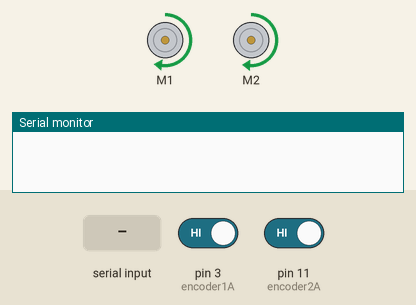
Recording of a sketch running on a simulated Arduino Uno, built with avr-gcc and run on an emulated ATmega328P. Shown: 2 × DC motor (green arrow = forward, orange = backward, longer = faster), the last lines printed to the serial monitor. The inputs (shaded band) are chosen by the test bench; at power-on: pin 3 (encoder1A) HIGH, pin 11 (encoder2A) HIGH.

Above: at 3.2 s.
3.3 s: "w" received over Serial
At 3.9 s:
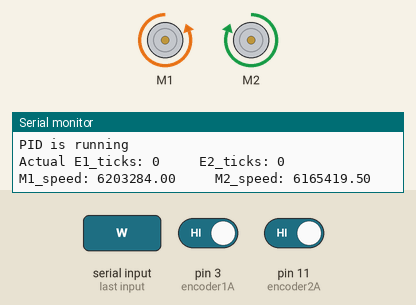
6.3 s: "a" received over Serial
At 7.0 s:
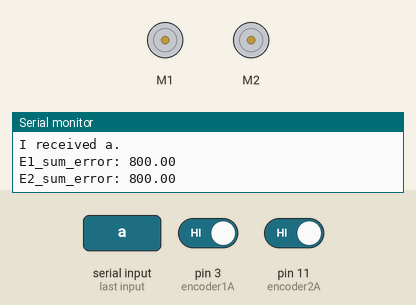
8.0 s: "w" received over Serial
At 12.7 s:
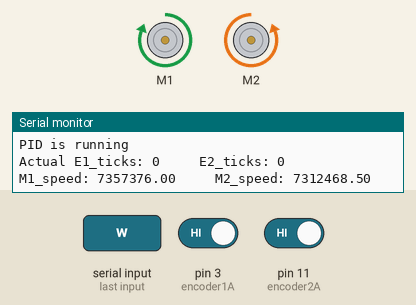
Timing chart, 0 to 16.6 s (numbered marks = the images above; inputs shaded):
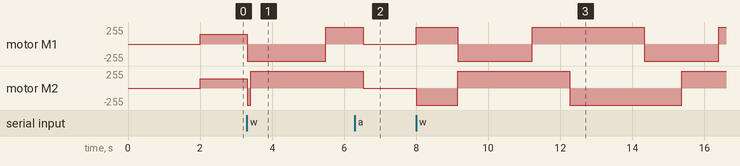

The sketch:

PID_v1.3.ino
```cpp
#include "DualVNH5019MotorShield.h"
#include "EnableInterrupt.h"

DualVNH5019MotorShield md;

//Motor 1
#define encoder1A 3
#define encoder1B 5

//Motor 2
#define encoder2A 11
#define encoder2B 13

#define SAMPLETIME 1 //in seconds how often is read
/*-----Ticks Variable-----*/
volatile long E1_ticks = 0;
volatile long E2_ticks = 0;

/*-----Check Ticks Variables-----*/
double E1_ticks_moved = 0;
double E2_ticks_moved = 0;
double ticks_to_move = 0;

/*-----Motor Speed Variables-----*/
double M1_speed = 0;
double M2_speed = 0;
double M1_ticks_PID = 0;
double M2_ticks_PID = 0;

/*-----PID Variables-----*/
double M1_setpoint_ticks = 0;
double M2_setpoint_ticks = 0;
double E1_error_ticks = 0;
double E2_error_ticks = 0;
double E1_prev_error = 0;
double E2_prev_error = 0;
double E1_sum_error = 0; //16919;
double E2_sum_error = 0; //17198;
double KP = 0.2;
double KD = 0.01;
double KI = 0.005;

double targetRPM = 70;

bool flag = false;

void setup()
{
  Serial.begin(9600);
  md.init();

  pinMode(encoder1A, INPUT);
  pinMode(encoder1B, INPUT);
  pulseIn(encoder1A, HIGH);

  pinMode(encoder2A, INPUT);
  pinMode(encoder2B, INPUT);
  pulseIn(encoder2A, HIGH);

  //md.setSpeeds(200, 200);
  md.setSpeeds(RPMtoSpeedM1(targetRPM),RPMtoSpeedM2(targetRPM));
  enableInterrupt(encoder1A, E1_ticks_increment, RISING);
  enableInterrupt(encoder2A, E2_ticks_increment, RISING);

}

void loop ()
{

  while(Serial.available())
  {
    char command;
    command = Serial.read();
    if(command == 'w')
    {
      Serial.println("I received w.");
      moveforward();
      flag = true;
    }
    if(command == 'a')
    {
      Serial.println("I received a.");
      Serial.print("E1_sum_error: ");
      Serial.println(E1_sum_error);
      Serial.print("E2_sum_error: ");
      Serial.println(E2_sum_error);
      md.setBrakes(400, 400);
      flag = false;
    }
  }


  if(flag == true){
      PIDController();
      delay(SAMPLETIME*1000); //get called every 1 seconds
  }
}

void moveforward()
{
  M1_setpoint_ticks = 200;
  M2_setpoint_ticks = 200;

  //Probably redundant
  ticks_to_move = 1000;
  if(E1_ticks_moved > ticks_to_move || E2_ticks_moved > ticks_to_move)
  {
    Serial.println("Braking");
    md.setBrakes(400, 400);
    delay(100);
  }

  PIDController();
}


/*-----PID-----*/
//https://projects.raspberrypi.org/en/projects/robotPID/5
void PIDController()
{
  Serial.println("PID is running");
  Serial.print("Actual E1_ticks: ");
  Serial.print(E1_ticks);
  Serial.print("     E2_ticks: ");
  Serial.println(E2_ticks);

  E1_error_ticks = M1_setpoint_ticks - E1_ticks;
  E2_error_ticks = M2_setpoint_ticks - E2_ticks;

  M1_ticks_PID = E1_ticks + (E1_error_ticks * (KP * 0.95)) + (E1_prev_error * (KD + 0.01)) + (E1_sum_error * KI);
  M2_ticks_PID = E2_ticks + (E2_error_ticks * KP) + (E2_prev_error * KD) + (E2_sum_error * KI);

  //convert adjusted ticks to RPM
  M1_speed = RPMtoSpeedM1(ticks_to_rpm(M1_ticks_PID));
  M2_speed = RPMtoSpeedM2(ticks_to_rpm(M2_ticks_PID));

  md.setSpeeds(M1_speed, M2_speed);

  E1_ticks_moved += E1_ticks;
  E2_ticks_moved += E2_ticks;

  Serial.print("M1_speed: ");
  Serial.print(M1_speed);
  Serial.print("     M2_speed: ");
  Serial.println(M2_speed);

  //Reset
  E1_ticks = 0;
  E2_ticks = 0;

  E1_prev_error = E1_error_ticks;
  E2_prev_error = E2_error_ticks;

  E1_sum_error += E1_error_ticks;
  E2_sum_error += E2_error_ticks;
}


void E1_ticks_increment()
{
  E1_ticks ++;
}

void E2_ticks_increment()
{
  E2_ticks ++;
}

double RPMtoSpeedM1(double rpm1 ){
  return 2.7037*rpm1 + 41.27;
}

double RPMtoSpeedM2(double rpm2 ){
  return 2.6872*rpm2 + 34.236;
}

double ticks_to_rpm(unsigned long tick){
  return (((double)tick*2/2249)/SAMPLETIME*1000000*60);
}
```

Measured:
- after the input at 3.3 s, motor M1: forward 146/255 → backward 255/255 at once, → forward 255/255 2.2 s later; motor M2: forward 141/255 → backward 255/255 at once, → forward 255/255 0.10 s later
- after the input at 6.3 s, motor M1, motor M2: forward 255/255 → stopped after 0.23 s
- after the input at 8.0 s, motor M1: goes forward 255/255 1.2 s, backward 255/255 2.1 s, forward 255/255 3.1 s, backward 255/255 2.1 s, then forward 255/255, starting at once; motor M2: stopped → backward 255/255 at once, → forward 255/255 1.2 s later, → backward 255/255 3.1 s later, → forward 255/255 3.1 s later
